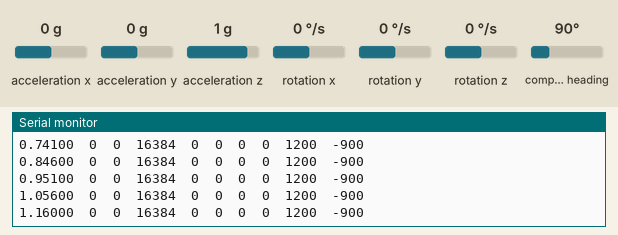
A sketch run on a simulated ESP32. On the bench: the last lines printed to the serial monitor. The inputs (shaded band) are chosen by the test bench; at power-on: acceleration x 0 g, acceleration y 0 g, acceleration z 1 g, rotation x 0 °/s, rotation y 0 °/s, rotation z 0 °/s, compass heading 90°.

Above: at 1.2 s.
1.3 s: acceleration x set to -1.4 g
At 1.37 s:
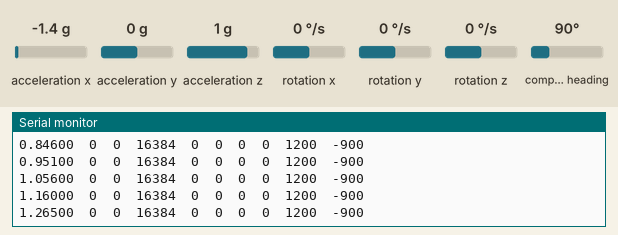
2.8 s: acceleration y set to -1.4 g
At 2.84 s:
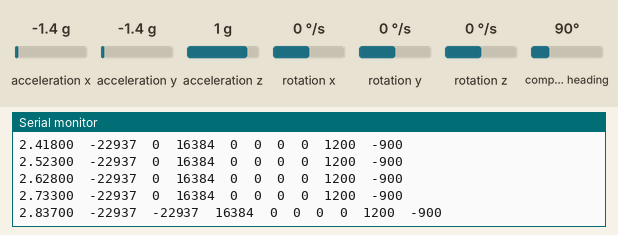
4.3 s: acceleration z set to -1.4 g
At 4.31 s:
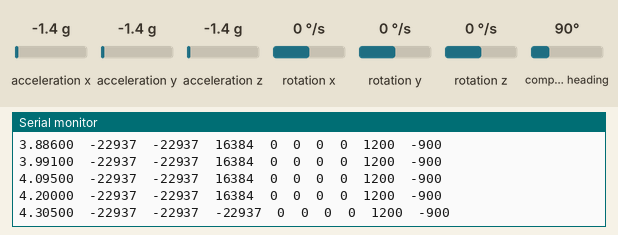
5.8 s: rotation x set to -192 °/s
At 5.88 s:
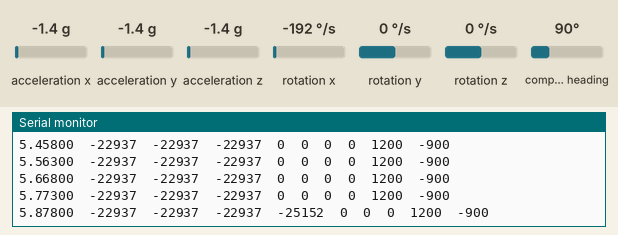
7.3 s: rotation y set to -192 °/s
At 7.35 s:
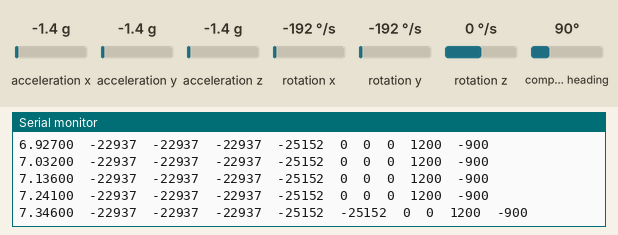
Timing chart, 0 to 9.8 s (numbered marks = the images above; inputs shaded):
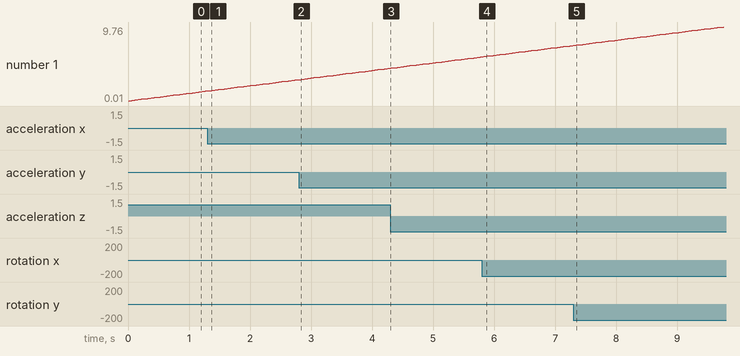

The sketch:

Maincode.ino
```cpp
#include <Wire.h>
#include <QMC5883LCompass.h>
#include <MPU6050.h>

QMC5883LCompass compass;
MPU6050 mpu;

void setup() {
  Serial.begin(115200);

  // Initialize I2C bus with default pins for both sensors (SDA = 21, SCL = 22)
  Wire.begin(21, 22);

  // Initialize MPU6050
  mpu.initialize();
  if (!mpu.testConnection()) {
    Serial.println("MPU6050 connection failed!");
    while (1);  // Loop forever if failed
  }
  Serial.println("MPU6050 connected successfully");

  // Initialize QMC5883L Compass
  compass.init();
  Serial.println("QMC5883L Compass initialized successfully");

  // Print the header line once
  Serial.println("time\tax\tay\taz\twx\twy\twz\tBx\tBy\tBz");
}

void loop() {
  // Variables for MPU6050 data
  int16_t ax, ay, az;
  int16_t gx, gy, gz;

  // Read MPU6050 data
  mpu.getAcceleration(&ax, &ay, &az);
  mpu.getRotation(&gx, &gy, &gz);

  // Read compass data from QMC5883L
  compass.read();
  int x = compass.getX();
  int y = compass.getY();
  int z = compass.getZ();

  // Get time in seconds, formatted as a floating-point number with 5 decimal places
  float currentTime = millis() / 1000.0;

  // Print data in the specified format
  Serial.print(currentTime, 5); Serial.print("\t"); // time in seconds with 5 decimal places
  Serial.print(ax); Serial.print("\t");             // ax
  Serial.print(ay); Serial.print("\t");             // ay
  Serial.print(az); Serial.print("\t");             // az
  Serial.print(gx); Serial.print("\t");             // wx
  Serial.print(gy); Serial.print("\t");             // wy
  Serial.print(gz); Serial.print("\t");             // wz
  Serial.print(x); Serial.print("\t");              // Bx
  Serial.print(y); Serial.print("\t");              // By
  Serial.println(z);                                // Bz

  delay(100);  // Delay to get regular sensor readings
}
```

Measured:
- after the input at 2.8 s, the serial monitor: prints a new line at once (image 2)
- after the input at 4.3 s, the serial monitor: prints a new line at once (image 3)
- after the input at 5.8 s, the serial monitor: prints a new line after 0.08 s (image 4)
- after the input at 7.3 s, the serial monitor: prints a new line after 0.05 s (image 5)
- plotted number 1: 1.26 → 2.73 after the input at 1.3 s, 7.24 → 9.76 after the input at 7.3 s
